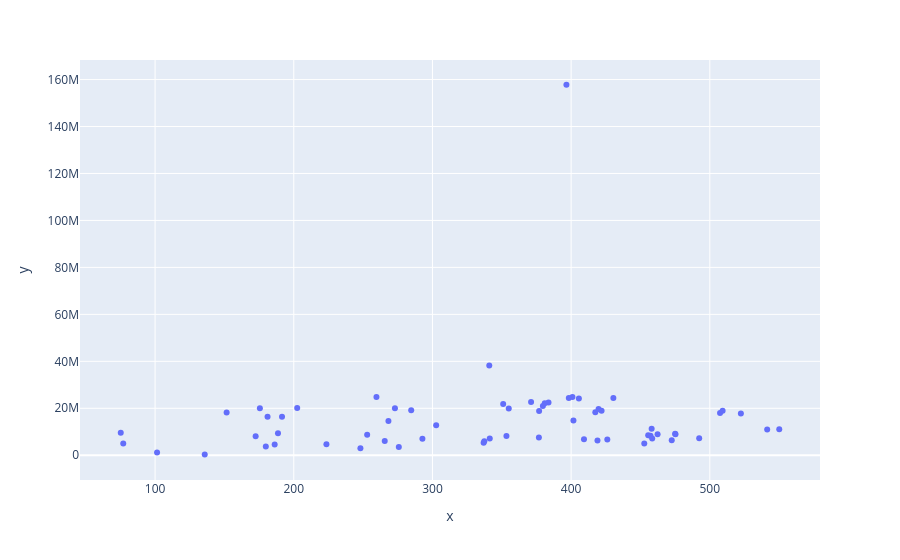

The notebook cell saved with this chart:
### Code cell
px.scatter(y=(cooling_load_exp.resample('6h').sum() * freq), x=exp_weather["brick:Solar_Irradiance_Sensor"].resample('6h').mean())

### Figure 1 — Plotly figure (JSON) as saved in the notebook; plotly's stock layout.template omitted (floating-point values rounded to 4 significant figures; data arrays with more than 128 entries replaced by an {"elided": "..."} marker saying what was removed)
{"data": [{"hovertemplate": "x=%{x}<br>y=%{y}<extra></extra>", "legendgroup": "", "marker": {"color": "#636efa", "symbol": "circle"}, "mode": "markers", "name": "", "orientation": "v", "showlegend": false, "type": "scatter", "x": {"elided": "174 float values"}, "xaxis": "x", "y": {"elided": "174 float values"}, "yaxis": "y"}], "layout": {"legend": {"tracegroupgap": 0}, "margin": {"t": 60}, "xaxis": {"anchor": "y", "domain": [0, 1], "title": {"text": "x"}}, "yaxis": {"anchor": "x", "domain": [0, 1], "title": {"text": "y"}}}}
